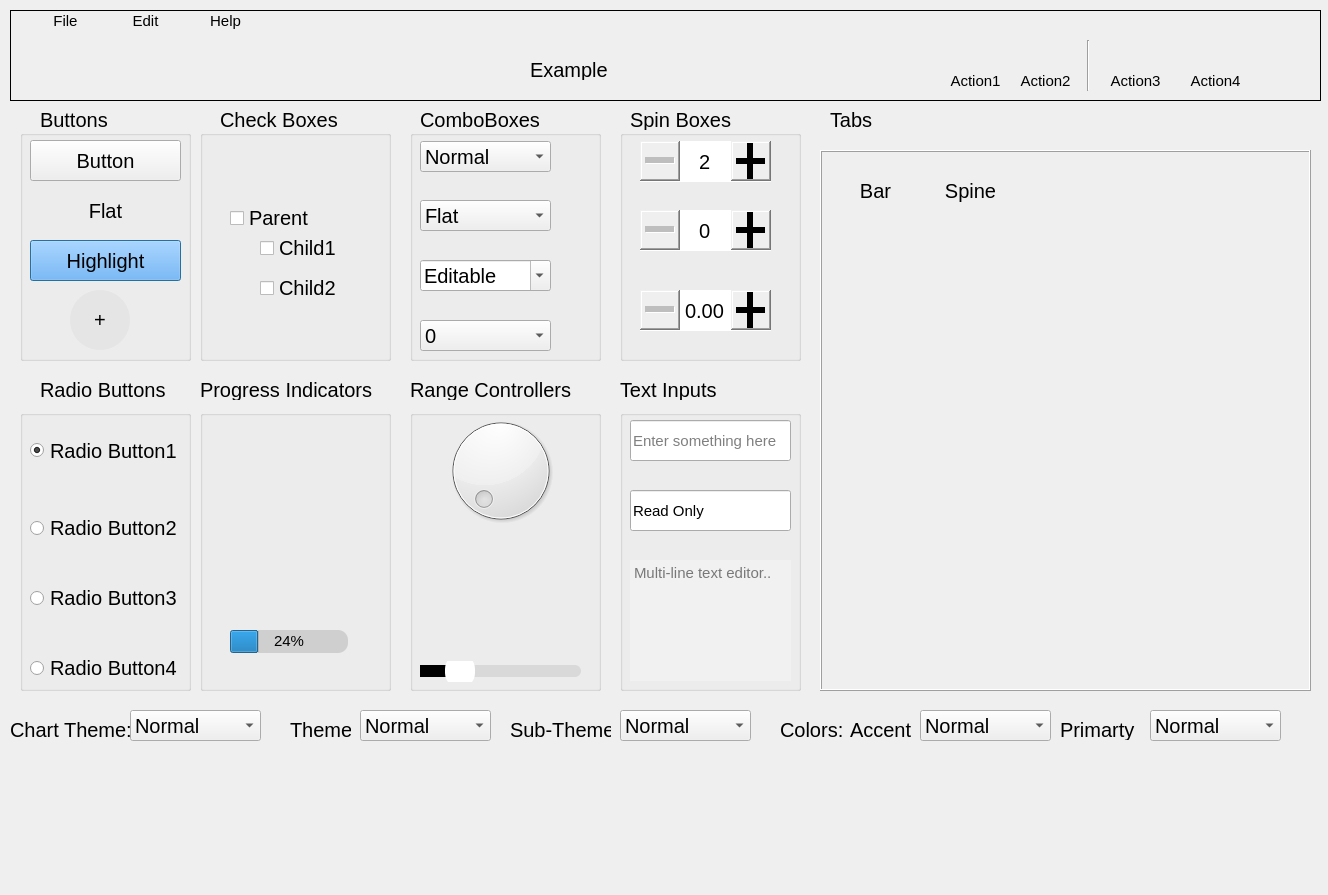
<?xml version="1.0" encoding="UTF-8"?>
<ui version="4.0">
 <class>Form</class>
 <widget class="QWidget" name="Form">
  <property name="geometry">
   <rect>
    <x>0</x>
    <y>0</y>
    <width>1328</width>
    <height>895</height>
   </rect>
  </property>
  <property name="font">
   <font>
    <pointsize>11</pointsize>
   </font>
  </property>
  <property name="windowTitle">
   <string>Form</string>
  </property>
  <property name="styleSheet">
   <string notr="true"/>
  </property>
  <widget class="QLabel" name="Buttons">
   <property name="geometry">
    <rect>
     <x>40</x>
     <y>110</y>
     <width>91</width>
     <height>20</height>
    </rect>
   </property>
   <property name="font">
    <font>
     <pointsize>15</pointsize>
    </font>
   </property>
   <property name="text">
    <string>Buttons</string>
   </property>
  </widget>
  <widget class="QGroupBox" name="buttonsGroup">
   <property name="geometry">
    <rect>
     <x>20</x>
     <y>130</y>
     <width>171</width>
     <height>231</height>
    </rect>
   </property>
   <property name="title">
    <string/>
   </property>
   <widget class="QPushButton" name="button">
    <property name="geometry">
     <rect>
      <x>10</x>
      <y>10</y>
      <width>151</width>
      <height>41</height>
     </rect>
    </property>
    <property name="font">
     <font>
      <pointsize>15</pointsize>
     </font>
    </property>
    <property name="text">
     <string>Button</string>
    </property>
   </widget>
   <widget class="QPushButton" name="flatButton">
    <property name="geometry">
     <rect>
      <x>10</x>
      <y>60</y>
      <width>151</width>
      <height>41</height>
     </rect>
    </property>
    <property name="font">
     <font>
      <pointsize>15</pointsize>
     </font>
    </property>
    <property name="styleSheet">
     <string notr="true">QPushButton#highLight{
rgb(0, 85, 255)
}</string>
    </property>
    <property name="text">
     <string>Flat</string>
    </property>
    <property name="flat">
     <bool>true</bool>
    </property>
   </widget>
   <widget class="QPushButton" name="highLight">
    <property name="geometry">
     <rect>
      <x>10</x>
      <y>110</y>
      <width>151</width>
      <height>41</height>
     </rect>
    </property>
    <property name="font">
     <font>
      <pointsize>15</pointsize>
     </font>
    </property>
    <property name="styleSheet">
     <string notr="true">QPushButton#highLight{
background-color:rgb(85, 170, 255);
}</string>
    </property>
    <property name="text">
     <string>Highlight</string>
    </property>
    <property name="autoDefault">
     <bool>false</bool>
    </property>
    <property name="default">
     <bool>true</bool>
    </property>
   </widget>
   <widget class="QPushButton" name="roundButton">
    <property name="geometry">
     <rect>
      <x>50</x>
      <y>160</y>
      <width>60</width>
      <height>60</height>
     </rect>
    </property>
    <property name="minimumSize">
     <size>
      <width>60</width>
      <height>60</height>
     </size>
    </property>
    <property name="maximumSize">
     <size>
      <width>60</width>
      <height>60</height>
     </size>
    </property>
    <property name="font">
     <font>
      <pointsize>15</pointsize>
     </font>
    </property>
    <property name="styleSheet">
     <string notr="true">QPushButton{
border-radius:30px;
border:2px groove gragy;
border-style:outset;
border:none;
background-color:rgb(229, 229, 229);
}</string>
    </property>
    <property name="text">
     <string>+</string>
    </property>
   </widget>
  </widget>
  <widget class="QLabel" name="RadioButtons">
   <property name="geometry">
    <rect>
     <x>40</x>
     <y>380</y>
     <width>141</width>
     <height>20</height>
    </rect>
   </property>
   <property name="font">
    <font>
     <pointsize>15</pointsize>
    </font>
   </property>
   <property name="text">
    <string>Radio Buttons</string>
   </property>
  </widget>
  <widget class="QGroupBox" name="radioButtonsGroup">
   <property name="geometry">
    <rect>
     <x>20</x>
     <y>410</y>
     <width>171</width>
     <height>281</height>
    </rect>
   </property>
   <property name="title">
    <string/>
   </property>
   <widget class="QRadioButton" name="radioButton">
    <property name="geometry">
     <rect>
      <x>10</x>
      <y>30</y>
      <width>151</width>
      <height>21</height>
     </rect>
    </property>
    <property name="font">
     <font>
      <pointsize>15</pointsize>
     </font>
    </property>
    <property name="styleSheet">
     <string notr="true"/>
    </property>
    <property name="text">
     <string>Radio Button1</string>
    </property>
    <property name="checked">
     <bool>true</bool>
    </property>
   </widget>
   <widget class="QRadioButton" name="radioButton_2">
    <property name="geometry">
     <rect>
      <x>10</x>
      <y>110</y>
      <width>151</width>
      <height>16</height>
     </rect>
    </property>
    <property name="font">
     <font>
      <pointsize>15</pointsize>
     </font>
    </property>
    <property name="text">
     <string>Radio Button2</string>
    </property>
    <property name="iconSize">
     <size>
      <width>16</width>
      <height>21</height>
     </size>
    </property>
   </widget>
   <widget class="QRadioButton" name="radioButton_3">
    <property name="geometry">
     <rect>
      <x>10</x>
      <y>180</y>
      <width>151</width>
      <height>16</height>
     </rect>
    </property>
    <property name="font">
     <font>
      <pointsize>15</pointsize>
     </font>
    </property>
    <property name="text">
     <string>Radio Button3</string>
    </property>
   </widget>
   <widget class="QRadioButton" name="radioButton_4">
    <property name="geometry">
     <rect>
      <x>10</x>
      <y>250</y>
      <width>151</width>
      <height>16</height>
     </rect>
    </property>
    <property name="font">
     <font>
      <pointsize>15</pointsize>
     </font>
    </property>
    <property name="text">
     <string>Radio Button4</string>
    </property>
   </widget>
  </widget>
  <widget class="QLabel" name="checkBoxes">
   <property name="geometry">
    <rect>
     <x>220</x>
     <y>110</y>
     <width>141</width>
     <height>20</height>
    </rect>
   </property>
   <property name="font">
    <font>
     <pointsize>15</pointsize>
    </font>
   </property>
   <property name="text">
    <string>Check Boxes</string>
   </property>
  </widget>
  <widget class="QGroupBox" name="groupBox">
   <property name="geometry">
    <rect>
     <x>200</x>
     <y>130</y>
     <width>191</width>
     <height>231</height>
    </rect>
   </property>
   <property name="title">
    <string/>
   </property>
   <widget class="QGroupBox" name="checksGroup">
    <property name="geometry">
     <rect>
      <x>20</x>
      <y>70</y>
      <width>161</width>
      <height>141</height>
     </rect>
    </property>
    <property name="styleSheet">
     <string notr="true">QGroupBox#checksGroup{
border:none;
}</string>
    </property>
    <property name="title">
     <string/>
    </property>
    <property name="flat">
     <bool>true</bool>
    </property>
    <widget class="QCheckBox" name="checkBox">
     <property name="geometry">
      <rect>
       <x>10</x>
       <y>10</y>
       <width>131</width>
       <height>16</height>
      </rect>
     </property>
     <property name="font">
      <font>
       <pointsize>15</pointsize>
      </font>
     </property>
     <property name="text">
      <string>Parent</string>
     </property>
    </widget>
    <widget class="QCheckBox" name="checkBox_2">
     <property name="geometry">
      <rect>
       <x>40</x>
       <y>40</y>
       <width>91</width>
       <height>16</height>
      </rect>
     </property>
     <property name="font">
      <font>
       <pointsize>15</pointsize>
      </font>
     </property>
     <property name="text">
      <string>Child1</string>
     </property>
    </widget>
    <widget class="QCheckBox" name="checkBox_3">
     <property name="geometry">
      <rect>
       <x>40</x>
       <y>80</y>
       <width>101</width>
       <height>16</height>
      </rect>
     </property>
     <property name="font">
      <font>
       <pointsize>15</pointsize>
      </font>
     </property>
     <property name="text">
      <string>Child2</string>
     </property>
    </widget>
   </widget>
  </widget>
  <widget class="QLabel" name="tabs">
   <property name="geometry">
    <rect>
     <x>830</x>
     <y>110</y>
     <width>141</width>
     <height>20</height>
    </rect>
   </property>
   <property name="font">
    <font>
     <pointsize>15</pointsize>
    </font>
   </property>
   <property name="text">
    <string>Tabs</string>
   </property>
  </widget>
  <widget class="QGroupBox" name="groupBox_2">
   <property name="geometry">
    <rect>
     <x>410</x>
     <y>130</y>
     <width>191</width>
     <height>231</height>
    </rect>
   </property>
   <property name="title">
    <string/>
   </property>
   <widget class="QComboBox" name="comboBox">
    <property name="geometry">
     <rect>
      <x>10</x>
      <y>11</y>
      <width>131</width>
      <height>31</height>
     </rect>
    </property>
    <property name="font">
     <font>
      <pointsize>15</pointsize>
     </font>
    </property>
    <item>
     <property name="text">
      <string>Normal</string>
     </property>
    </item>
    <item>
     <property name="text">
      <string>Second</string>
     </property>
    </item>
    <item>
     <property name="text">
      <string>Third</string>
     </property>
    </item>
   </widget>
   <widget class="QComboBox" name="flatComboBox">
    <property name="enabled">
     <bool>true</bool>
    </property>
    <property name="geometry">
     <rect>
      <x>10</x>
      <y>70</y>
      <width>131</width>
      <height>31</height>
     </rect>
    </property>
    <property name="font">
     <font>
      <pointsize>15</pointsize>
     </font>
    </property>
    <property name="styleSheet">
     <string notr="true">QComboBox#flatComboBox{
flat:true;
}</string>
    </property>
    <item>
     <property name="text">
      <string>Flat</string>
     </property>
    </item>
    <item>
     <property name="text">
      <string>Second</string>
     </property>
    </item>
    <item>
     <property name="text">
      <string>Third</string>
     </property>
    </item>
   </widget>
   <widget class="QComboBox" name="editComboBox">
    <property name="geometry">
     <rect>
      <x>10</x>
      <y>130</y>
      <width>131</width>
      <height>31</height>
     </rect>
    </property>
    <property name="font">
     <font>
      <pointsize>15</pointsize>
     </font>
    </property>
    <property name="editable">
     <bool>true</bool>
    </property>
    <item>
     <property name="text">
      <string>Editable</string>
     </property>
    </item>
    <item>
     <property name="text">
      <string>Second</string>
     </property>
    </item>
    <item>
     <property name="text">
      <string>Third</string>
     </property>
    </item>
   </widget>
   <widget class="QComboBox" name="numberComboBox">
    <property name="geometry">
     <rect>
      <x>10</x>
      <y>190</y>
      <width>131</width>
      <height>31</height>
     </rect>
    </property>
    <property name="font">
     <font>
      <pointsize>15</pointsize>
     </font>
    </property>
    <item>
     <property name="text">
      <string>0</string>
     </property>
    </item>
    <item>
     <property name="text">
      <string>1</string>
     </property>
    </item>
    <item>
     <property name="text">
      <string>2</string>
     </property>
    </item>
    <item>
     <property name="text">
      <string>3</string>
     </property>
    </item>
    <item>
     <property name="text">
      <string>4</string>
     </property>
    </item>
    <item>
     <property name="text">
      <string>5</string>
     </property>
    </item>
    <item>
     <property name="text">
      <string>6</string>
     </property>
    </item>
    <item>
     <property name="text">
      <string>7</string>
     </property>
    </item>
    <item>
     <property name="text">
      <string>8</string>
     </property>
    </item>
    <item>
     <property name="text">
      <string>9</string>
     </property>
    </item>
   </widget>
  </widget>
  <widget class="QGroupBox" name="groupBox_3">
   <property name="geometry">
    <rect>
     <x>620</x>
     <y>130</y>
     <width>181</width>
     <height>231</height>
    </rect>
   </property>
   <property name="font">
    <font>
     <pointsize>15</pointsize>
    </font>
   </property>
   <property name="layoutDirection">
    <enum>Qt::LeftToRight</enum>
   </property>
   <property name="title">
    <string/>
   </property>
   <widget class="QSpinBox" name="spinBox">
    <property name="geometry">
     <rect>
      <x>20</x>
      <y>11</y>
      <width>131</width>
      <height>41</height>
     </rect>
    </property>
    <property name="font">
     <font>
      <pointsize>15</pointsize>
     </font>
    </property>
    <property name="layoutDirection">
     <enum>Qt::LeftToRight</enum>
    </property>
    <property name="styleSheet">
     <string notr="true">QSpinBox::up-button{
subcontrol-origin:border;
subcontrol-position:right;
width:40px;
height:40px;

}
QSpinBox::down-button{
subcontrol-origin:border;
subcontrol-position:left;
width:40px;
height:40px;
}</string>
    </property>
    <property name="alignment">
     <set>Qt::AlignCenter</set>
    </property>
    <property name="buttonSymbols">
     <enum>QAbstractSpinBox::PlusMinus</enum>
    </property>
    <property name="minimum">
     <number>2</number>
    </property>
    <property name="maximum">
     <number>50</number>
    </property>
   </widget>
   <widget class="QSpinBox" name="textSpinBoxes">
    <property name="geometry">
     <rect>
      <x>20</x>
      <y>80</y>
      <width>131</width>
      <height>41</height>
     </rect>
    </property>
    <property name="font">
     <font>
      <pointsize>15</pointsize>
     </font>
    </property>
    <property name="styleSheet">
     <string notr="true">QSpinBox::up-button{
subcontrol-origin:border;
subcontrol-position:right;
width:40px;
height:40px;
}
QSpinBox::down-button{
subcontrol-origin:border;
subcontrol-position:left;
width:40px;
height:40px;
}</string>
    </property>
    <property name="alignment">
     <set>Qt::AlignCenter</set>
    </property>
    <property name="buttonSymbols">
     <enum>QAbstractSpinBox::PlusMinus</enum>
    </property>
   </widget>
   <widget class="QDoubleSpinBox" name="doubleSpinBox">
    <property name="geometry">
     <rect>
      <x>20</x>
      <y>160</y>
      <width>131</width>
      <height>41</height>
     </rect>
    </property>
    <property name="styleSheet">
     <string notr="true">QDoubleSpinBox::up-button{
subcontrol-origin:border;
subcontrol-position:right;
width:40px;
height:40px;
}
QDoubleSpinBox::down-button{
subcontrol-origin:border;
subcontrol-position:left;
width:40px;
height:40px;
}</string>
    </property>
    <property name="alignment">
     <set>Qt::AlignCenter</set>
    </property>
    <property name="buttonSymbols">
     <enum>QAbstractSpinBox::PlusMinus</enum>
    </property>
   </widget>
  </widget>
  <widget class="QLabel" name="comboBoxes">
   <property name="geometry">
    <rect>
     <x>420</x>
     <y>110</y>
     <width>141</width>
     <height>20</height>
    </rect>
   </property>
   <property name="font">
    <font>
     <pointsize>15</pointsize>
    </font>
   </property>
   <property name="text">
    <string>ComboBoxes</string>
   </property>
  </widget>
  <widget class="QLabel" name="spinBoxes">
   <property name="geometry">
    <rect>
     <x>630</x>
     <y>110</y>
     <width>141</width>
     <height>20</height>
    </rect>
   </property>
   <property name="font">
    <font>
     <pointsize>15</pointsize>
    </font>
   </property>
   <property name="text">
    <string>Spin Boxes</string>
   </property>
  </widget>
  <widget class="QFrame" name="menuBar">
   <property name="geometry">
    <rect>
     <x>10</x>
     <y>10</y>
     <width>1311</width>
     <height>91</height>
    </rect>
   </property>
   <property name="autoFillBackground">
    <bool>true</bool>
   </property>
   <property name="styleSheet">
    <string notr="true">#menuBar{
backgroud:rgb(202, 202, 202);
}</string>
   </property>
   <property name="frameShape">
    <enum>QFrame::Box</enum>
   </property>
   <property name="frameShadow">
    <enum>QFrame::Plain</enum>
   </property>
   <widget class="QLabel" name="comboBoxes_2">
    <property name="geometry">
     <rect>
      <x>520</x>
      <y>50</y>
      <width>141</width>
      <height>20</height>
     </rect>
    </property>
    <property name="font">
     <font>
      <pointsize>15</pointsize>
     </font>
    </property>
    <property name="text">
     <string>Example</string>
    </property>
   </widget>
   <widget class="QPushButton" name="fileTool">
    <property name="geometry">
     <rect>
      <x>20</x>
      <y>0</y>
      <width>71</width>
      <height>21</height>
     </rect>
    </property>
    <property name="font">
     <font>
      <pointsize>11</pointsize>
      <underline>false</underline>
     </font>
    </property>
    <property name="text">
     <string>File</string>
    </property>
    <property name="flat">
     <bool>true</bool>
    </property>
   </widget>
   <widget class="QPushButton" name="editTool">
    <property name="geometry">
     <rect>
      <x>100</x>
      <y>0</y>
      <width>71</width>
      <height>21</height>
     </rect>
    </property>
    <property name="font">
     <font>
      <pointsize>11</pointsize>
     </font>
    </property>
    <property name="text">
     <string>Edit</string>
    </property>
    <property name="flat">
     <bool>true</bool>
    </property>
   </widget>
   <widget class="QPushButton" name="helpTool">
    <property name="geometry">
     <rect>
      <x>180</x>
      <y>0</y>
      <width>71</width>
      <height>21</height>
     </rect>
    </property>
    <property name="font">
     <font>
      <pointsize>11</pointsize>
     </font>
    </property>
    <property name="text">
     <string>Help</string>
    </property>
    <property name="flat">
     <bool>true</bool>
    </property>
   </widget>
   <widget class="QPushButton" name="action1">
    <property name="geometry">
     <rect>
      <x>930</x>
      <y>60</y>
      <width>71</width>
      <height>21</height>
     </rect>
    </property>
    <property name="font">
     <font>
      <pointsize>11</pointsize>
     </font>
    </property>
    <property name="text">
     <string>Action1</string>
    </property>
    <property name="flat">
     <bool>true</bool>
    </property>
   </widget>
   <widget class="QPushButton" name="action2">
    <property name="geometry">
     <rect>
      <x>1000</x>
      <y>60</y>
      <width>71</width>
      <height>21</height>
     </rect>
    </property>
    <property name="font">
     <font>
      <pointsize>11</pointsize>
     </font>
    </property>
    <property name="text">
     <string>Action2</string>
    </property>
    <property name="flat">
     <bool>true</bool>
    </property>
   </widget>
   <widget class="QPushButton" name="action3">
    <property name="geometry">
     <rect>
      <x>1090</x>
      <y>60</y>
      <width>71</width>
      <height>21</height>
     </rect>
    </property>
    <property name="font">
     <font>
      <pointsize>11</pointsize>
     </font>
    </property>
    <property name="text">
     <string>Action3</string>
    </property>
    <property name="flat">
     <bool>true</bool>
    </property>
   </widget>
   <widget class="QPushButton" name="action4">
    <property name="geometry">
     <rect>
      <x>1170</x>
      <y>60</y>
      <width>71</width>
      <height>21</height>
     </rect>
    </property>
    <property name="font">
     <font>
      <pointsize>11</pointsize>
     </font>
    </property>
    <property name="text">
     <string>Action4</string>
    </property>
    <property name="flat">
     <bool>true</bool>
    </property>
   </widget>
   <widget class="Line" name="line">
    <property name="geometry">
     <rect>
      <x>1070</x>
      <y>30</y>
      <width>16</width>
      <height>51</height>
     </rect>
    </property>
    <property name="orientation">
     <enum>Qt::Vertical</enum>
    </property>
   </widget>
  </widget>
  <widget class="QLabel" name="RadioButtons_2">
   <property name="geometry">
    <rect>
     <x>200</x>
     <y>380</y>
     <width>191</width>
     <height>20</height>
    </rect>
   </property>
   <property name="font">
    <font>
     <pointsize>15</pointsize>
    </font>
   </property>
   <property name="text">
    <string>Progress Indicators</string>
   </property>
  </widget>
  <widget class="QGroupBox" name="radioButtonsGroup_2">
   <property name="geometry">
    <rect>
     <x>200</x>
     <y>410</y>
     <width>191</width>
     <height>281</height>
    </rect>
   </property>
   <property name="title">
    <string/>
   </property>
   <widget class="QProgressBar" name="progressBar">
    <property name="geometry">
     <rect>
      <x>30</x>
      <y>220</y>
      <width>118</width>
      <height>23</height>
     </rect>
    </property>
    <property name="styleSheet">
     <string notr="true">QProgressBar{
text-align:center;
background-color:rgb(207, 207, 207);
color:rgb(0, 0, 0);
border-style:none;
border-radius:10px;
}</string>
    </property>
    <property name="value">
     <number>24</number>
    </property>
   </widget>
  </widget>
  <widget class="QGroupBox" name="radioButtonsGroup_3">
   <property name="geometry">
    <rect>
     <x>410</x>
     <y>410</y>
     <width>191</width>
     <height>281</height>
    </rect>
   </property>
   <property name="title">
    <string/>
   </property>
   <widget class="QDial" name="dial">
    <property name="geometry">
     <rect>
      <x>0</x>
      <y>0</y>
      <width>181</width>
      <height>121</height>
     </rect>
    </property>
    <property name="value">
     <number>0</number>
    </property>
    <property name="sliderPosition">
     <number>0</number>
    </property>
   </widget>
   <widget class="QSlider" name="horizontalSlider">
    <property name="geometry">
     <rect>
      <x>10</x>
      <y>251</y>
      <width>161</width>
      <height>21</height>
     </rect>
    </property>
    <property name="styleSheet">
     <string notr="true">/*槽*/
#horizontalSlider::groove:horizontal {
height:12px; 
left:0px; 
right:0px; 
border:0px;   
border-radius:6px;
background:rgb(217, 217, 217) 
}
/*已经划过的*/
#horizontalSlider::sub-page:horizontal{
background:rgb(0, 0, 0);
}
#horizontalSlider::handle:horizontal{
width:30px;
height:30px;
background-color:rgb(255,255,255);
margin:-11px 0px -11px 0px;
border-radius:15px;
}
</string>
    </property>
    <property name="value">
     <number>19</number>
    </property>
    <property name="orientation">
     <enum>Qt::Horizontal</enum>
    </property>
   </widget>
  </widget>
  <widget class="QLabel" name="RadioButtons_3">
   <property name="geometry">
    <rect>
     <x>410</x>
     <y>380</y>
     <width>191</width>
     <height>20</height>
    </rect>
   </property>
   <property name="font">
    <font>
     <pointsize>15</pointsize>
    </font>
   </property>
   <property name="text">
    <string>Range Controllers</string>
   </property>
  </widget>
  <widget class="QLabel" name="RadioButtons_4">
   <property name="geometry">
    <rect>
     <x>620</x>
     <y>380</y>
     <width>191</width>
     <height>20</height>
    </rect>
   </property>
   <property name="font">
    <font>
     <pointsize>15</pointsize>
    </font>
   </property>
   <property name="text">
    <string>Text Inputs</string>
   </property>
  </widget>
  <widget class="QGroupBox" name="radioButtonsGroup_4">
   <property name="geometry">
    <rect>
     <x>620</x>
     <y>410</y>
     <width>181</width>
     <height>281</height>
    </rect>
   </property>
   <property name="title">
    <string/>
   </property>
   <widget class="QLineEdit" name="lineEdit">
    <property name="geometry">
     <rect>
      <x>10</x>
      <y>10</y>
      <width>161</width>
      <height>41</height>
     </rect>
    </property>
    <property name="placeholderText">
     <string>Enter something here</string>
    </property>
   </widget>
   <widget class="QLineEdit" name="readLine">
    <property name="geometry">
     <rect>
      <x>10</x>
      <y>80</y>
      <width>161</width>
      <height>41</height>
     </rect>
    </property>
    <property name="text">
     <string>Read Only</string>
    </property>
    <property name="readOnly">
     <bool>true</bool>
    </property>
    <property name="placeholderText">
     <string/>
    </property>
   </widget>
   <widget class="QTextEdit" name="textEdit">
    <property name="geometry">
     <rect>
      <x>10</x>
      <y>150</y>
      <width>161</width>
      <height>121</height>
     </rect>
    </property>
    <property name="styleSheet">
     <string notr="true">QTextEdit{
border:none;
background:rgb(241, 241, 241);
}</string>
    </property>
    <property name="placeholderText">
     <string>Multi-line text editor..</string>
    </property>
   </widget>
  </widget>
  <widget class="QLabel" name="RadioButtons_5">
   <property name="geometry">
    <rect>
     <x>10</x>
     <y>720</y>
     <width>121</width>
     <height>20</height>
    </rect>
   </property>
   <property name="font">
    <font>
     <pointsize>15</pointsize>
    </font>
   </property>
   <property name="text">
    <string>Chart Theme:</string>
   </property>
  </widget>
  <widget class="QComboBox" name="comboBox_2">
   <property name="geometry">
    <rect>
     <x>130</x>
     <y>710</y>
     <width>131</width>
     <height>31</height>
    </rect>
   </property>
   <property name="font">
    <font>
     <pointsize>15</pointsize>
    </font>
   </property>
   <item>
    <property name="text">
     <string>Normal</string>
    </property>
   </item>
   <item>
    <property name="text">
     <string>Second</string>
    </property>
   </item>
   <item>
    <property name="text">
     <string>Third</string>
    </property>
   </item>
  </widget>
  <widget class="QComboBox" name="comboBox_3">
   <property name="geometry">
    <rect>
     <x>360</x>
     <y>710</y>
     <width>131</width>
     <height>31</height>
    </rect>
   </property>
   <property name="font">
    <font>
     <pointsize>15</pointsize>
    </font>
   </property>
   <item>
    <property name="text">
     <string>Normal</string>
    </property>
   </item>
   <item>
    <property name="text">
     <string>Second</string>
    </property>
   </item>
   <item>
    <property name="text">
     <string>Third</string>
    </property>
   </item>
  </widget>
  <widget class="QLabel" name="RadioButtons_6">
   <property name="geometry">
    <rect>
     <x>290</x>
     <y>720</y>
     <width>61</width>
     <height>20</height>
    </rect>
   </property>
   <property name="font">
    <font>
     <pointsize>15</pointsize>
    </font>
   </property>
   <property name="text">
    <string>Theme:</string>
   </property>
  </widget>
  <widget class="QComboBox" name="comboBox_4">
   <property name="geometry">
    <rect>
     <x>620</x>
     <y>710</y>
     <width>131</width>
     <height>31</height>
    </rect>
   </property>
   <property name="font">
    <font>
     <pointsize>15</pointsize>
    </font>
   </property>
   <item>
    <property name="text">
     <string>Normal</string>
    </property>
   </item>
   <item>
    <property name="text">
     <string>Second</string>
    </property>
   </item>
   <item>
    <property name="text">
     <string>Third</string>
    </property>
   </item>
  </widget>
  <widget class="QLabel" name="RadioButtons_7">
   <property name="geometry">
    <rect>
     <x>510</x>
     <y>720</y>
     <width>101</width>
     <height>20</height>
    </rect>
   </property>
   <property name="font">
    <font>
     <pointsize>15</pointsize>
    </font>
   </property>
   <property name="text">
    <string>Sub-Theme:</string>
   </property>
  </widget>
  <widget class="QComboBox" name="comboBox_5">
   <property name="geometry">
    <rect>
     <x>920</x>
     <y>710</y>
     <width>131</width>
     <height>31</height>
    </rect>
   </property>
   <property name="font">
    <font>
     <pointsize>15</pointsize>
    </font>
   </property>
   <item>
    <property name="text">
     <string>Normal</string>
    </property>
   </item>
   <item>
    <property name="text">
     <string>Second</string>
    </property>
   </item>
   <item>
    <property name="text">
     <string>Third</string>
    </property>
   </item>
  </widget>
  <widget class="QLabel" name="RadioButtons_8">
   <property name="geometry">
    <rect>
     <x>780</x>
     <y>720</y>
     <width>71</width>
     <height>20</height>
    </rect>
   </property>
   <property name="font">
    <font>
     <pointsize>15</pointsize>
    </font>
   </property>
   <property name="text">
    <string>Colors:</string>
   </property>
  </widget>
  <widget class="QLabel" name="RadioButtons_9">
   <property name="geometry">
    <rect>
     <x>850</x>
     <y>720</y>
     <width>71</width>
     <height>20</height>
    </rect>
   </property>
   <property name="font">
    <font>
     <pointsize>15</pointsize>
    </font>
   </property>
   <property name="text">
    <string>Accent</string>
   </property>
  </widget>
  <widget class="QLabel" name="RadioButtons_10">
   <property name="geometry">
    <rect>
     <x>1060</x>
     <y>720</y>
     <width>91</width>
     <height>20</height>
    </rect>
   </property>
   <property name="font">
    <font>
     <pointsize>15</pointsize>
    </font>
   </property>
   <property name="text">
    <string>Primarty</string>
   </property>
  </widget>
  <widget class="QComboBox" name="comboBox_6">
   <property name="geometry">
    <rect>
     <x>1150</x>
     <y>710</y>
     <width>131</width>
     <height>31</height>
    </rect>
   </property>
   <property name="font">
    <font>
     <pointsize>15</pointsize>
    </font>
   </property>
   <item>
    <property name="text">
     <string>Normal</string>
    </property>
   </item>
   <item>
    <property name="text">
     <string>Second</string>
    </property>
   </item>
   <item>
    <property name="text">
     <string>Third</string>
    </property>
   </item>
  </widget>
  <widget class="QFrame" name="frame">
   <property name="geometry">
    <rect>
     <x>820</x>
     <y>150</y>
     <width>491</width>
     <height>541</height>
    </rect>
   </property>
   <property name="frameShape">
    <enum>QFrame::Box</enum>
   </property>
   <property name="frameShadow">
    <enum>QFrame::Raised</enum>
   </property>
   <widget class="QStackedWidget" name="stackedWidget">
    <property name="geometry">
     <rect>
      <x>10</x>
      <y>120</y>
      <width>471</width>
      <height>411</height>
     </rect>
    </property>
    <property name="currentIndex">
     <number>1</number>
    </property>
    <widget class="GraphicsLayoutWidget" name="page"/>
    <widget class="GraphicsLayoutWidget" name="page_2"/>
   </widget>
   <widget class="QPushButton" name="barButton">
    <property name="geometry">
     <rect>
      <x>10</x>
      <y>20</y>
      <width>91</width>
      <height>41</height>
     </rect>
    </property>
    <property name="font">
     <font>
      <pointsize>15</pointsize>
     </font>
    </property>
    <property name="text">
     <string>Bar</string>
    </property>
    <property name="flat">
     <bool>true</bool>
    </property>
   </widget>
   <widget class="QPushButton" name="spineButton">
    <property name="geometry">
     <rect>
      <x>110</x>
      <y>20</y>
      <width>81</width>
      <height>41</height>
     </rect>
    </property>
    <property name="font">
     <font>
      <pointsize>15</pointsize>
     </font>
    </property>
    <property name="text">
     <string>Spine</string>
    </property>
    <property name="flat">
     <bool>true</bool>
    </property>
   </widget>
  </widget>
 </widget>
 <customwidgets>
  <customwidget>
   <class>GraphicsLayoutWidget</class>
   <extends>QWidget</extends>
   <header>pyqtgraph</header>
   <container>1</container>
  </customwidget>
 </customwidgets>
 <resources/>
 <connections/>
</ui>
